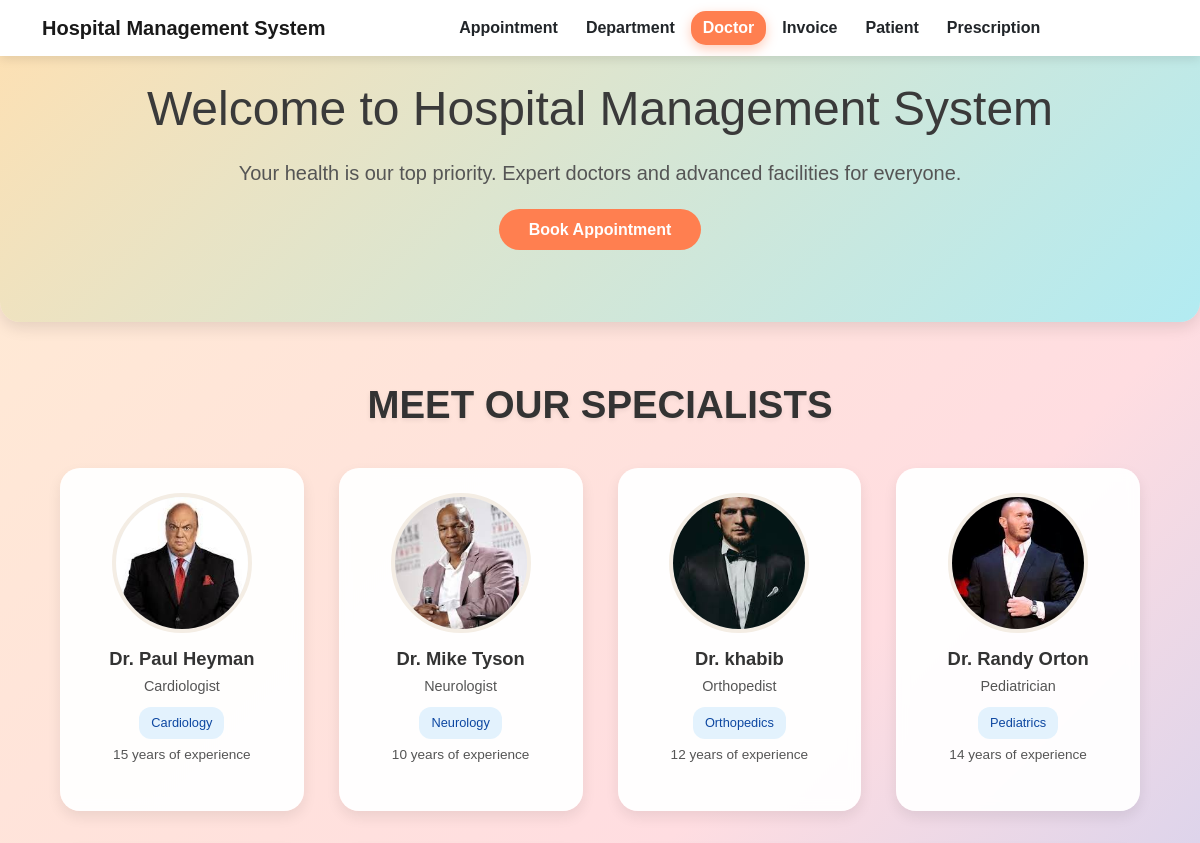
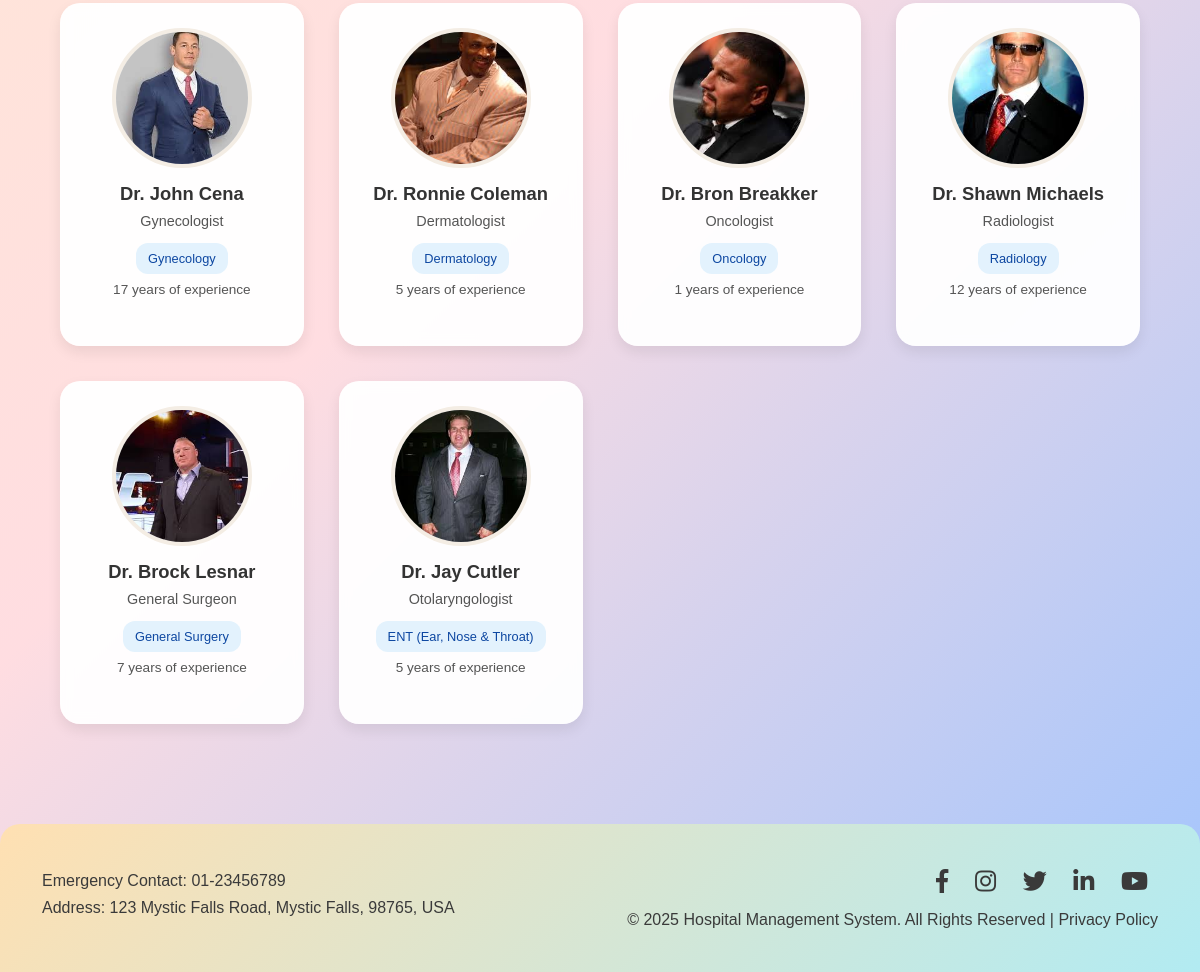
Screenshot of /doctor with the database file from the repository (2 pictures, top to bottom).
### hospital/models.py (models this page shows, shortened)
class Doctor(models.Model):
    name = models.CharField(max_length=100)
    specialization = models.CharField(max_length=100)
    department = models.ForeignKey(Department, on_delete=models.CASCADE)
    phone = models.CharField(max_length=15)
    email = models.EmailField(unique=True)
    experience = models.PositiveIntegerField(default=0)
    photo = models.ImageField(upload_to='doctors', blank=True, null=True)

class Department(models.Model):
    name = models.CharField(max_length=100)
    description = models.TextField()
    head_of_department = models.CharField(max_length=100)

### hospital/views.py (the view)
# urls.py: path('doctor',views.doctor,name='doctor'),
def doctor(request):
    doctors = Doctor.objects.all()
    return render(request, 'doctor.html', {'doctors': doctors})

### templates/doctor.html (shortened to what this page needs)
{% extends 'dummy_base.html' %}
{% block content %}
<div class="doc-container">
    <h1 class="doc-title">MEET OUR SPECIALISTS</h1>
    <div class="doc-grid">
        {% for doctor in doctors %}
        <div class="doc-card">
            {% if doctor.photo %}
                <img src="{{ doctor.photo.url }}" alt="Doctor Photo" class="doc-photo">
            {% else %}
                <img src="https://cdn-icons-png.flaticon.com/512/3774/3774299.png" alt="Default Doctor" class="doc-photo">
            {% endif %}
            <h2 class="doc-name">Dr. {{ doctor.name }}</h2>
            <p class="doc-special">{{ doctor.specialization }}</p>
            <span class="doc-dept">{{ doctor.department.name }}</span>
            <p class="doc-exp">{{ doctor.experience }} years of experience</p>
        </div>
        {% empty %}
        <p class="no-data">No doctors available at the moment.</p>
        {% endfor %}
    </div>
</div>
{% endblock %}

### templates/dummy_base.html (shortened to what this page needs)
{% load static %}
<!DOCTYPE html>
<html>
  <head>
    <link rel="stylesheet" href="https://cdn.jsdelivr.net/npm/bootstrap@5.1.3/dist/css/bootstrap.min.css">
    <link rel="stylesheet" href="https://use.fontawesome.com/releases/v5.2.0/css/all.css">
    <link rel="stylesheet" href="{% static 'css/style.css' %}">
  </head>
  <body>
<nav class="navbar navbar-expand-md navbar-light fixed-top">
  <div class="container">
    <a class="navbar-brand fw-bold" href="{% url 'index' %}">Hospital Management System</a>
    <div class="collapse navbar-collapse justify-content-center" id="navbarNav">
      <ul class="navbar-nav">
        <li class="nav-item"><a class="nav-link text-dark {% if request.resolver_match.url_name == 'appointment' %}active-page{% endif %}" href="{% url 'appointment' %}">
            Appointment
        </a></li>
        <li class="nav-item"><a class="nav-link text-dark {% if request.resolver_match.url_name == 'department' %}active-page{% endif %}" href="{% url 'department' %}">
            Department
        </a></li>
        <li class="nav-item"><a class="nav-link text-dark {% if request.resolver_match.url_name == 'doctor' %}active-page{% endif %}" href="{% url 'doctor' %}">
            Doctor
        </a></li>
        <li class="nav-item"><a class="nav-link text-dark {% if request.resolver_match.url_name == 'invoice_list' %}active-page{% endif %}" href="{% url 'invoice_list' %}">
            Invoice
        </a></li>
        <li class="nav-item"><a class="nav-link text-dark {% if request.resolver_match.url_name == 'patient' %}active-page{% endif %}" href="{% url 'patient' %}">
            Patient
        </a></li>
        <li class="nav-item"><a class="nav-link text-dark {% if request.resolver_match.url_name == 'prescription' %}active-page{% endif %}" href="{% url 'prescription' %}">
            Prescription
        </a></li>
      </ul>
    </div>
  </div>
</nav>
    <section class="hero">
      <div class="container">
        <h1>Welcome to Hospital Management System</h1>
        <p>Your health is our top priority. Expert doctors and advanced facilities for everyone.</p>
        <a href="{% url 'appointment' %}" class="btn-appointment">Book Appointment</a>
      </div>
    </section>
    <main>
      {% block content %}{% endblock %}
    </main>
<footer>
  <div class="container text-center text-md-start">
    <div class="row align-items-center">
      <div class="col-md-6 mb-3 mb-md-0">
        <h6>Emergency Contact: 01-23456789</h6>
        <h6>Address: 123 Mystic Falls Road, Mystic Falls, 98765, USA</h6>
      </div>
      <div class="col-md-6 text-md-end footer-icons">
        <a href="https://www.facebook.com" target="_blank" title="Follow us on Facebook">
          <i class="fab fa-facebook-f"></i>
        </a>
        <a href="https://www.instagram.com" target="_blank" title="Follow us on Instagram">
          <i class="fab fa-instagram"></i>
        </a>
        <a href="https://www.twitter.com" target="_blank" title="Follow us on Twitter">
          <i class="fab fa-twitter"></i>
        </a>
        <a href="https://www.linkedin.com" target="_blank" title="Follow us on LinkedIn">
          <i class="fab fa-linkedin-in"></i>
        </a>
        <a href="https://www.youtube.com" target="_blank" title="Follow us on YouTube">
          <i class="fab fa-youtube"></i>
        </a>
        <div class="mt-2">
          © 2025 Hospital Management System. All Rights Reserved | Privacy Policy
        </div>
      </div>
    </div>
  </div>
</footer>
  </body>
</html>

### static/css/style.css (style rules this page uses)
.navbar-nav .nav-item { margin: 0 2px; }
.navbar-nav .nav-item a.nav-link { color: #000000; font-weight: 600; padding: 5px 12px; border-radius: 15px; transition: color 0.15s ease-in-out, transform 0.15s ease-in-out, background 0.15s ease-in-out, box-shadow 0.15s ease-in-out, border-radius 0.15s ease-in-out; }

### templates/dummy_base.html (style rules this page uses)
.navbar { position: fixed; top: 0; left: 0; right: 0; z-index: 1030; background: rgba(255, 255, 255, 0.95); backdrop-filter: blur(8px); box-shadow: 0 3px 10px rgba(0,0,0,0.1); border-radius: 0; padding: 0.5rem 1rem; transition: all 0.3s ease; }
.navbar-brand { position: relative; font-weight: 700; color: #3a3a3a; transition: all 0.3s ease; }
body { padding-top: 80px; }
.nav-link.active-page { color: #ffffff !important; background: #ff7f50; padding: 6px 15px; border-radius: 12px; box-shadow: 0 4px 12px rgba(255, 127, 80, 0.4); font-weight: 600; transition: all 0.3s ease; }
html, body { height: 100%; margin: 0; font-family: 'Helvetica Neue', Arial, sans-serif; background: linear-gradient(135deg, #fefefe, #e0f7fa); }
body { display: flex; flex-direction: column; min-height: 100vh; }
main { flex: 1 0 auto; }
.hero { background: linear-gradient(135deg, #ffe0b2, #b2ebf2); padding: 80px 0; border-radius: 20px; text-align: center; box-shadow: 0 6px 15px rgba(0,0,0,0.1); }
.hero h1 { font-size: 3rem; color: #3a3a3a; margin-bottom: 20px; }
.hero p { font-size: 1.25rem; color: #555; margin-bottom: 30px; }
.hero .btn-appointment { background-color: #ff7f50; color: white; font-weight: 600; padding: 12px 30px; border-radius: 50px; transition: transform 0.3s, box-shadow 0.3s; }
.navbar { background: #ffffff; box-shadow: 0 3px 10px rgba(0,0,0,0.1); border-radius: 0px; }
.navbar-nav .nav-link { color: #3a3a3a; font-weight: 600; transition: all 0.3s ease; }
footer { background: linear-gradient(135deg, #ffe0b2, #b2ebf2); color: #3a3a3a; padding: 40px 0; border-radius: 20px 20px 0 0; margin-top: 40px; }
.footer-icons a { color: #3a3a3a; margin: 0 10px; font-size: 1.5rem; transition: transform 0.3s, color 0.3s; }
a { text-decoration: none !important; }

### templates/doctor.html (style rules this page uses)
body { position: relative; font-family: "Poppins", sans-serif; background: linear-gradient(135deg, #ffecd2, #ffdde1, #a1c4fd); background-attachment: fixed; background-size: cover; overflow-x: hidden; margin: 0; padding: 0; }
.doc-container { width: 90%; max-width: 1200px; margin: 60px auto; text-align: center; position: relative; z-index: 1; }
.doc-title { font-size: 2.4rem; color: #333; font-weight: 700; margin-bottom: 40px; text-shadow: 0 2px 5px rgba(0,0,0,0.08); }
.doc-grid { display: grid; grid-template-columns: repeat(auto-fit, minmax(230px, 1fr)); gap: 35px; justify-items: center; }
.doc-card { background: rgba(255,255,255,0.95); border-radius: 20px; padding: 25px 15px 30px; width: 100%; max-width: 280px; transition: transform 0.35s ease, box-shadow 0.35s ease; position: relative; overflow: visible; box-shadow: 0 6px 14px rgba(0,0,0,0.08); backdrop-filter: blur(6px); }
.doc-card::before { content: ""; position: absolute; top: -3px; left: -3px; right: -3px; bottom: -3px; border-radius: 23px; background: linear-gradient( 60deg, #ff92c2 0%, #8c7bff 25%, #7ee6b8 50%, #f7d070 75%, #90c8ff 100% ); background-size: 300% 300%; z-index: 0; filter: blur(3px); opacity: 0; transition: opacity 0.45s ease; pointer-events: none; }
.doc-card * { position: relative; z-index: 1; }
.doc-photo { width: 140px; height: 140px; border-radius: 50%; object-fit: cover; border: 4px solid #f4ede4; margin-bottom: 15px; background-color: #eee; transition: transform 0.28s ease, box-shadow 0.28s ease; }
.doc-name { font-size: 1.15rem; font-weight: 600; color: #333; margin-bottom: 6px; }
.doc-special { font-size: 0.9rem; color: #555; margin-bottom: 10px; }
.doc-dept { display: inline-block; padding: 6px 12px; font-size: 0.8rem; border-radius: 12px; background: #e3f2fd; color: #0d47a1; font-weight: 500; margin-bottom: 6px; }
.doc-exp { font-size: 0.85rem; color: #555; }

### rows the page displays
Doctor: photo (picture), name "Paul Heyman", specialization "Cardiologist", department.name "Cardiology", experience "15"
Doctor: photo (picture), name "Mike Tyson", specialization "Neurologist", department.name "Neurology", experience "10"
Doctor: photo (picture), name "khabib", specialization "Orthopedist", department.name "Orthopedics", experience "12"
Doctor: photo (picture), name "Randy Orton", specialization "Pediatrician", department.name "Pediatrics", experience "14"
Doctor: photo (picture), name "John Cena", specialization "Gynecologist", department.name "Gynecology", experience "17"
Doctor: photo (picture), name "Ronnie Coleman", specialization "Dermatologist", department.name "Dermatology", experience "5"
Doctor: photo (picture), name "Bron Breakker", specialization "Oncologist", department.name "Oncology", experience "1"
Doctor: photo (picture), name "Shawn Michaels", specialization "Radiologist", department.name "Radiology", experience "12"
Doctor: photo (picture), name "Brock Lesnar", specialization "General Surgeon", department.name "General Surgery", experience "7"
Doctor: photo (picture), name "Jay Cutler", specialization "Otolaryngologist", department.name "ENT (Ear, Nose & Throat)", experience "5"
